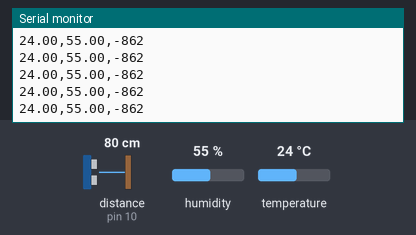
Bench run of a sketch on a simulated Arduino Uno, built with avr-gcc and run on an emulated ATmega328P. On the bench: the last lines printed to the serial monitor. Wiring (inferred from the names in the program): ultrasonic range finder: trigger pin 9; echo pin 10. The inputs (shaded band) are chosen by the test bench; at power-on: distance to the obstacle (sensor on pin 10) 80 cm, humidity 55 %, temperature 24 °C. The echo pulse lasts 58.3 µs per cm.

Above: at 1.2 s.
1.3 s: distance to the obstacle (sensor on pin 10) set to 120 cm
At 2.3 s:
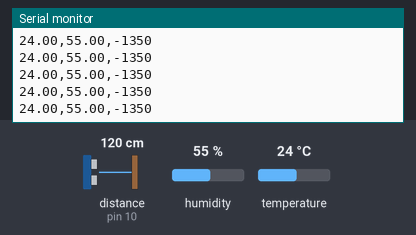
4.3 s: humidity set to 22 %
At 4.8 s:
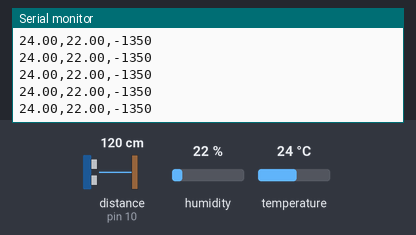
7.3 s: temperature set to 12 °C
At 8.4 s:
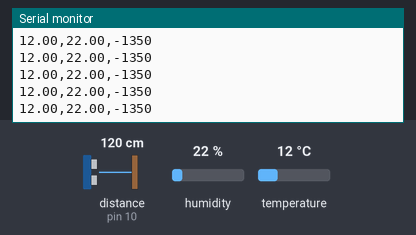
8.8 s: distance to the obstacle (sensor on pin 10) set to 2 cm
At 9.5 s:
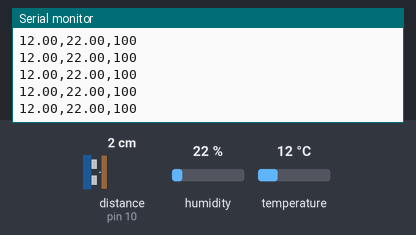
10.3 s: humidity set to 40 %
At 11.3 s:
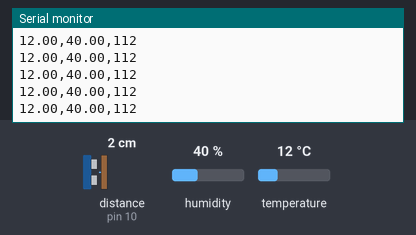
Timing chart, 0 to 12.8 s (numbered marks = the images above; inputs shaded):
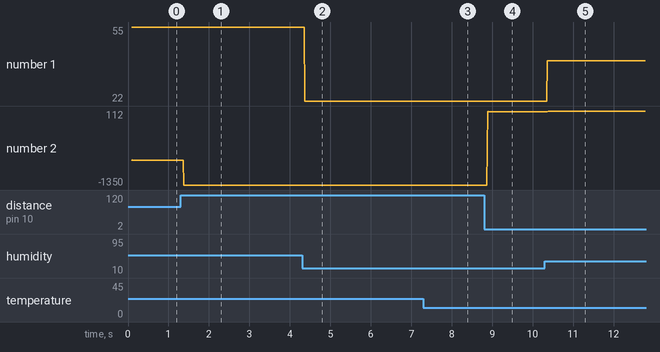

The sketch:

amishaprefinalsourcecode.ino
```cpp
// ---------------------------------------------------------------- //
// Arduino Ultrasoninc Sensor HC-SR04
// Re-writed by Arbi Abdul Jabbaar
// Using Arduino IDE 1.8.7
// Using HC-SR04 Module
// Tested on 17 September 2019
// ---------------------------------------------------------------- //
#include <Adafruit_Sensor.h>
#include <DHT.h>
#include <DHT_U.h>
#define DHTPIN 2     // Digital pin connected to the DHT sensor
#define DHTTYPE    DHT11     // DHT 11
DHT_Unified dht(DHTPIN, DHTTYPE);
//#define buzz 13
#define echoPin 10 // attach pin D2 Arduino to pin Echo of HC-SR04
#define trigPin 9 //attach pin D3 Arduino to pin Trig of HC-SR04
// defines variables
long duration; // variable for the duration of sound wave travel
int distance; // variable for the distance measurement
void setup() {
Serial.begin(9600);
dht.begin();
pinMode(trigPin, OUTPUT); // Sets the trigPin as an OUTPUT
pinMode(echoPin, INPUT); // Sets the echoPin as an INPUT
//pinMode(buzz,OUTPUT);
sensor_t sensor;
 // // Serial Communication is starting with 9600 of baudrate speed

Serial.println("Ultrasonic Sensor HC-SR04 Test"); // print some text in Serial Monitor
Serial.println("with Arduino UNO R3");
Serial.println(F("DHTxx Unified Sensor Example"));

}
void loop() {
  long per;
// Clears the trigPin condition
digitalWrite(trigPin, LOW);
delayMicroseconds(2);
// Sets the trigPin HIGH (ACTIVE) for 10 microseconds
digitalWrite(trigPin, HIGH);
delayMicroseconds(10);
digitalWrite(trigPin, LOW);
// Reads the echoPin, returns the sound wave travel time in microseconds
duration = pulseIn(echoPin, HIGH);
// Calculating the distance
distance = duration * 0.034 / 2;
per = map(distance, 10.5, 2, 0, 100);// Speed of sound wave divided by 2 (go and back)
// Displays the distance on the Serial Monitor
  sensors_event_t event;
  dht.temperature().getEvent(&event);
  //dht.humidity().getEvent(&event);
   // Serial.print(F("Temperature: "));
    Serial.print(event.temperature);
    Serial.print(",");
    //Serial.println("C");
  // Get humidity event and print its value.
  dht.humidity().getEvent(&event);
    //Serial.print(F("Humidity: "));
    Serial.print(event.relative_humidity);
    Serial.print(",");
    //Serial.println("%");
    //delay(1000);
//Serial.print("Distance: ");
Serial.print(per);
Serial.print("\n");
//Serial.println(" cm");
//if (per >= 80 && per<=100)
//{
//Serial.print("Red Alert!  ");
//}
//else if (per >= 55 && per<80)
//{
// Serial.print("Orange Alert!  ");
//}
//else
//{
// Serial.print("Green Alert!  ");
//}

}
```

Measured:
- after the input at 1.3 s, the serial monitor: prints a new line after 0.08 s (image 1)
- after the input at 4.3 s, the serial monitor: prints a new line after 0.07 s (image 2)
- after the input at 7.3 s, the serial monitor: prints a new line after 0.07 s (image 3)
- after the input at 8.8 s, the serial monitor: prints a new line after 0.08 s (image 4)
- after the input at 10.3 s, the serial monitor: prints a new line after 0.06 s (image 5)
- plotted number 1: 55 → 22 after the input at 4.3 s, 22 → 40 after the input at 10.3 s
- plotted number 2: -862 → -1350 after the input at 1.3 s, -1350 → 100 after the input at 8.8 s
